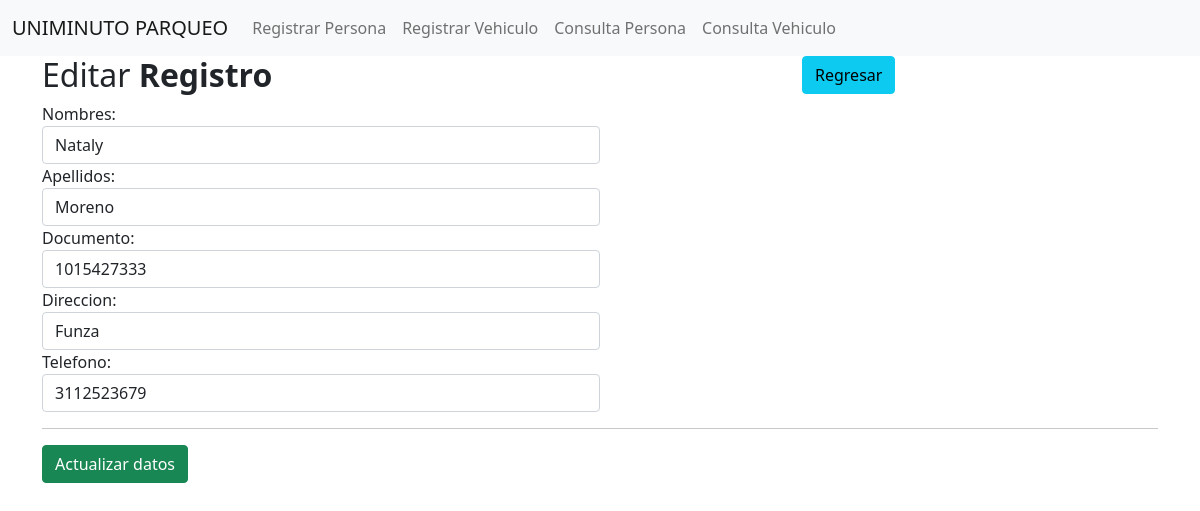
/proyectoParqueadero/Vistas/Editar.php?documento=1015427333, run on the app's committed database.
### tables this page shows
CREATE TABLE `persona` (
  `idPersona` decimal(12,0) NOT NULL,
  `nombre` varchar(50) DEFAULT NULL,
  `apellido` varchar(50) DEFAULT NULL,
  `documento` varchar(50) DEFAULT NULL,
  `tipoDoc` varchar(3) DEFAULT NULL,
  `direccion` varchar(50) DEFAULT NULL,
  `telefono` decimal(10,0) DEFAULT NULL
);

### proyectoParqueadero/Vistas/Editar.php (the view, shortened to what this page needs)
<?php include("../includes/header.php") ?>
<div class="container">
        <div class="table-wrapper">
            <div class="table-title">
                <div class="row">
                    <div class="col-sm-8"><h2>Editar <b>Registro</b></h2></div>
                    <div class="col-sm-4">
                        <a href="http://localhost/proyectoParqueadero/Vistas/ConsultaCliente.php" class="btn btn-info add-new"><i class="fa fa-arrow-left"></i> Regresar</a>
                    </div>
                </div>
            </div>
		<div class="col-mb-8">
		<table class="table table-bordered">
			<thead>
				<tbody>
				<?php
					$documento = $_GET["documento"];
					$query = "CALL datperID($documento);";
					$RESULT_ = mysqli_query($conn, $query);
				while ($row = mysqli_fetch_array($RESULT_)) { ?>
				<form action="../Controlador/Actualizar.php" method="get" >
					<tr>
					<div class="col-md-6">
						<label>Nombres:</label>
						<input type="text" class='form-control' maxlength="100" value ="<?php echo $row['nombre'];?>">
					</div>
					<div class="col-md-6">
						<label>Apellidos:</label>
						<input type="text" class='form-control' maxlength="100" value ="<?php echo $row['apellido'];?>">
					</div>
					<div class="col-md-6">
						<label>Documento:</label>
						<input type="text" class='form-control' maxlength="100" value ="<?php echo $row['documento'];?>">
					</div>
					<div class="col-md-6">
						<label>Direccion:</label>
						<input type="text" class='form-control' maxlength="100" value ="<?php echo $row['direccion'];?>">
					</div>
					<div class="col-md-6">
						<label>Telefono:</label>
						<input type="text" class='form-control' maxlength="100" value ="<?php echo $row['telefono'];?>">
					</div>
					</tr>
				<?php } ?>
				<div class="col-md-12 pull-right">
					<hr>
						<button type="submit" class="btn btn-success" name="Actualizar");">Actualizar datos</button>
					</div>
				</div>
</div>
        </div>
<?php include("../includes/footer.php") ?>

### data on the page
persona: nombre "Nataly", apellido "Moreno", documento "1015427333", direccion "Funza", telefono "3112523679"
